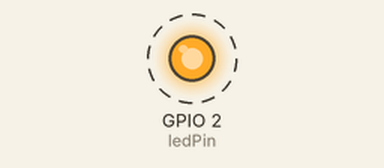
Bench run of a sketch on a simulated ESP32. Parts: output pins drawn as LEDs (lit = HIGH). Dashed ring = blinking. WiFi joins after 1.5 s; servers stay silent unless stated; what the sketch prints to the serial monitor is not drawn.

Above: at 2.0 s.
Timing chart, 0 to 6.1 s (numbered marks = the images above):
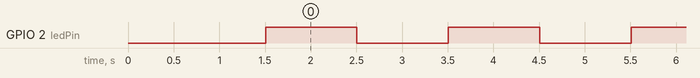

The sketch:

Day8-wifi-transmit.ino
```cpp
#include <WiFi.h>
#include <WiFiUdp.h>

const int ledPin = 2;
unsigned long lastSendTime = 0;
int counter = 0;

// Wokwi 内置的虚拟 Wi-Fi
const char* ssid = "Wokwi-GUEST";
const char* password = "";

// 创建一个 UDP 对象，用于发送数据
WiFiUDP udp;
// 目标 IP 和端口（Wokwi 模拟的接收端，也可以改成你自己的电脑 IP）
const char* targetIP = "192.168.1.100";
const int targetPort = 1234;

void setup() {
  Serial.begin(115200);
  pinMode(ledPin, OUTPUT);
  digitalWrite(ledPin, LOW);

  Serial.println("1. 启动...");

  // ---- 连接 Wi-Fi ----
  Serial.print("2. 正在连接 Wi-Fi: ");
  Serial.println(ssid);
  WiFi.begin(ssid, password);

  // 循环等待 Wi-Fi 连接（这是 Wi-Fi 初始化的标准写法）
  while (WiFi.status() != WL_CONNECTED) {
    delay(500);
    Serial.print(".");
  }

  Serial.println("");
  Serial.println("3. Wi-Fi 连接成功！");
  Serial.print("本机 IP 地址: ");
  Serial.println(WiFi.localIP());

  // 启动 UDP
  udp.begin(8888); // 本机监听端口，随便写一个
  Serial.println("4. UDP 已就绪，准备发送数据...");
}

void loop() {
  // 每 1000 毫秒（1秒）发送一次数据
  if (millis() - lastSendTime >= 1000) {
    lastSendTime = millis();

    // 翻转 LED 作为视觉反馈
    digitalWrite(ledPin, !digitalRead(ledPin));

    // 准备数据
    counter++;
    char txString[32];
    sprintf(txString, "BPM: %d", counter);

    // ---- UDP 无线发送 ----
    udp.beginPacket(targetIP, targetPort); // 开始打包
    udp.print(txString);                   // 写入数据
    udp.endPacket();                       // 发送！

    // 同时在本地串口打印，确认发送成功
    Serial.print("已通过 Wi-Fi 发送: ");
    Serial.println(txString);
  }

  delay(1); // 留出时间给 Wi-Fi 后台，防止看门狗崩溃
}
```

Measured:
- by itself, GPIO 2 (ledPin): alternates HIGH for 1.0 s and LOW for 1.0 s
